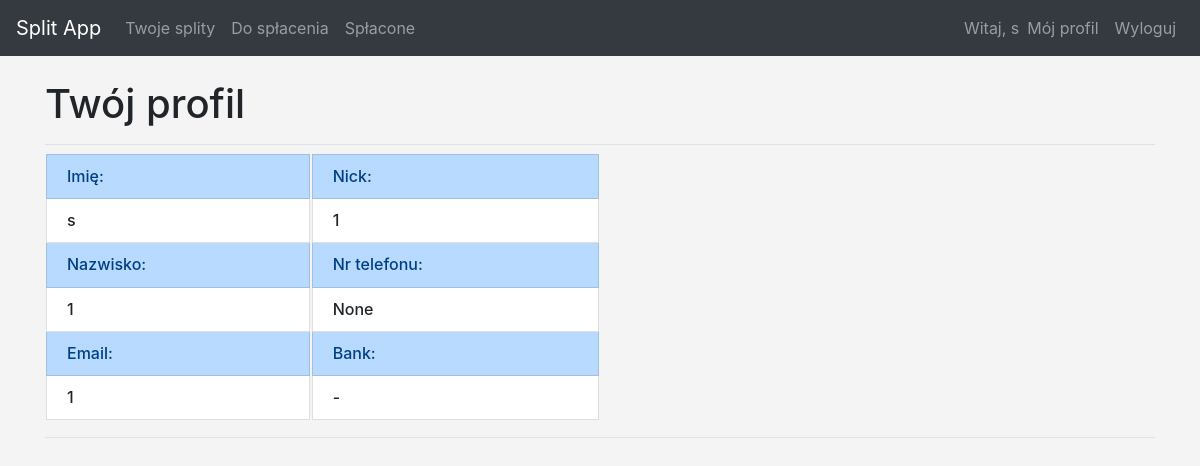
/users/profile/2 (signed in), run on the app's committed database.
### users/models.py (models this page shows, shortened)
class Profile(models.Model):
    user = models.OneToOneField(User, related_name="profile", on_delete=models.CASCADE, primary_key=True)
    first_name = models.CharField(max_length=20, null=False, blank=False)
    last_name = models.CharField(max_length=20, null=False, blank=False)
    nick = models.CharField(max_length=40, null=True, blank=True)
    email = models.CharField(max_length=50, null=False, blank=False)
    pass_change_force = models.BooleanField(default=True)
    phone = models.IntegerField(null=True, blank=True, unique=True)
    bank = models.CharField(default='-', max_length=255)

### users/views.py (the view)
# urls.py: path('profile/<int:user_id>', views.profile, name='profile'),
@login_required
def profile(request, user_id):
    profile_var = Profile.objects.get(user=request.user, user_id=request.user.id)
    context = {"profile": profile_var}
    return render(request, "registration/profile.html", context)

### users/templates/registration/profile.html
{% extends 'split_app/base.html' %}
{% block page_header %}
    <h1>Twój profil</h1>
{% endblock page_header %}
{% block content %}
    {% load i18n %}
    <table class="w-50">
        <th><ul class="list-group">
            <h6>
                <li class="list-group-item list-group-item-primary"> Imię: </li>
                <li class="list-group-item">{{ profile.first_name }}</li>
                <li class="list-group-item list-group-item-primary">Nazwisko:</li>
                <li class="list-group-item">{{ profile.last_name }}</li>
                <li class="list-group-item list-group-item-primary">Email:</li>
                <li class="list-group-item">{{ profile.email }}</li>
            </h6>
        </ul></th>
    <th><ul class="list-group">
            <h6>
                <li class="list-group-item list-group-item-primary">Nick:</li>
                <li class="list-group-item">{{ profile.nick}}</li>
                <li class="list-group-item list-group-item-primary">Nr telefonu:</li>
                <li class="list-group-item">{{ profile.phone}}</li>
                <li class="list-group-item list-group-item-primary">Bank:</li>
                <li class="list-group-item">{{ profile.bank}}</li>
            </h6>
        </ul></th>
    </table>
    <div class="pb-2 mb-2 border-bottom"></div>
{% endblock %}

### split_app/templates/split_app/base.html (shortened to what this page needs)
{% load bootstrap4 %}
<!DOCTYPE html>
<html lang="en">
<head>
    {% bootstrap_css %}
</head>
<body>
    <nav class="navbar navbar-expand-md navbar-dark bg-dark mb-4 border:none">
        <a class="navbar-brand" href="{% url 'split_app:index' %}">Split App</a>
            <div class="collapse navbar-collapse" id="navbarCollapse">
                <ul class="navbar-nav mr-auto">
                    <li class="nav-item">
                        <a class="nav-link" href="{% url 'split_app:Transactions' %}">Twoje splity</a>
                    </li>
                    <li class="nav-item">
                        <a class="nav-link" href="{% url 'split_app:topay_transactions' %}">Do spłacenia</a>
                    </li>
                    <li>
                        <a class="nav-link" href="{% url 'split_app:Transactions_archive' %}">Spłacone</a>
                    </li>
                </ul>
                <ul class="navbar-nav ml-auto">
                    {% if user.is_authenticated %}
                        <li class="nav-item">
                            <span class="navbar-text">Witaj, {{ profile.first_name }}</span>
                        </li>
                        <li class="nav-item">
                            <a class="nav-link" href="{% url 'users:profile' user.id %}">Mój profil</a>
                        </li>
                        <li class="nav-item">
                            <a class="nav-link" href="{% url 'users:logout' %}">Wyloguj</a>
                        </li>
                        {% else %}
                            <li class="nav-item">
                                <a class="nav-link" href="{% url 'users:login' %}">Zaloguj się</a>
                            </li>
                    {% endif %}
                </ul>
            </div>
    </nav>
<main role="main" class="container">
    <div class="pb-2 mb-2 border-bottom">
        {% block page_header %}{% endblock page_header %}
    </div>
    <div>
        {% block content %}{% endblock content %}
    </div>
</main>
</body>
</html>

### split_app/templates/split_app/base.html (style rules this page uses)
body { background: #f4f4f4 }

### data on the page
Profile: first_name "s", last_name "1", email "1", nick "1", phone "None", bank "-"
